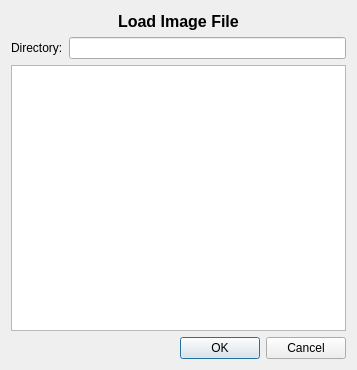
<?xml version="1.0" encoding="UTF-8"?>
<ui version="4.0">
 <class>ImageLoaderClass</class>
 <widget class="QDialog" name="ImageLoaderClass">
  <property name="geometry">
   <rect>
    <x>0</x>
    <y>0</y>
    <width>357</width>
    <height>370</height>
   </rect>
  </property>
  <property name="windowTitle">
   <string>FileLoader</string>
  </property>
  <layout class="QVBoxLayout" name="verticalLayout">
   <item>
    <layout class="QHBoxLayout" name="horizontalLayout_3">
     <item>
      <spacer name="horizontalSpacer_2">
       <property name="orientation">
        <enum>Qt::Horizontal</enum>
       </property>
       <property name="sizeHint" stdset="0">
        <size>
         <width>40</width>
         <height>20</height>
        </size>
       </property>
      </spacer>
     </item>
     <item>
      <widget class="QLabel" name="label_6">
       <property name="font">
        <font>
         <pointsize>12</pointsize>
         <weight>75</weight>
         <bold>true</bold>
        </font>
       </property>
       <property name="text">
        <string>Load Image File</string>
       </property>
      </widget>
     </item>
     <item>
      <spacer name="horizontalSpacer_3">
       <property name="orientation">
        <enum>Qt::Horizontal</enum>
       </property>
       <property name="sizeHint" stdset="0">
        <size>
         <width>40</width>
         <height>20</height>
        </size>
       </property>
      </spacer>
     </item>
    </layout>
   </item>
   <item>
    <layout class="QHBoxLayout" name="horizontalLayout_2">
     <item>
      <widget class="QLabel" name="label">
       <property name="text">
        <string>Directory:</string>
       </property>
      </widget>
     </item>
     <item>
      <widget class="QLineEdit" name="directoryLineEdit">
       <property name="enabled">
        <bool>true</bool>
       </property>
       <property name="toolTip">
        <string>Source directory for image files.</string>
       </property>
      </widget>
     </item>
    </layout>
   </item>
   <item>
    <layout class="QVBoxLayout" name="verticalLayout_2">
     <item>
      <widget class="QTreeView" name="treeWidget">
       <property name="toolTip">
        <string>Select a directory or image file.</string>
       </property>
      </widget>
     </item>
    </layout>
   </item>
   <item>
    <layout class="QHBoxLayout" name="horizontalLayout">
     <item>
      <spacer name="horizontalSpacer">
       <property name="orientation">
        <enum>Qt::Horizontal</enum>
       </property>
       <property name="sizeHint" stdset="0">
        <size>
         <width>40</width>
         <height>20</height>
        </size>
       </property>
      </spacer>
     </item>
     <item>
      <widget class="QPushButton" name="okButton">
       <property name="toolTip">
        <string>Save the locations of the specified image files and close this dialog.</string>
       </property>
       <property name="text">
        <string>OK</string>
       </property>
      </widget>
     </item>
     <item>
      <widget class="QPushButton" name="cancelButton">
       <property name="toolTip">
        <string>Close this  without saving the settings dialog.</string>
       </property>
       <property name="text">
        <string>Cancel</string>
       </property>
      </widget>
     </item>
    </layout>
   </item>
  </layout>
 </widget>
 <layoutdefault spacing="6" margin="11"/>
 <resources/>
 <connections/>
</ui>
